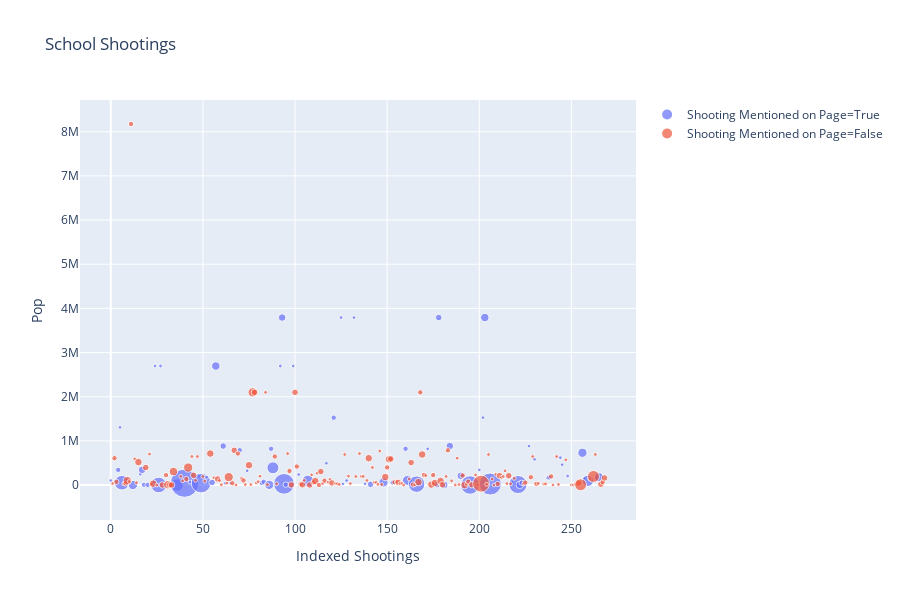

Here is the notebook cell this chart was saved with:
### Markdown cell above
Here we plot the data of school shootings, where the color represents whether or not the shooting was mentioned on the city's Wiki page. In other words, whether or not the shooting(s) help to define the city. We plot the indices of the shootings on the x-axis.

### Code cell
def plot_results(data):
    casualties = [0]*269
    pop = [0]*269
    mention = [0]*269
    for i in range(len(data)):
        row = data.iloc[i]
        casualties[i] += (int(row["Deaths"]) + int(row["Injuries"]))
        if row["City Mentioned"]:
            mention[i] = "True"
        else:
            mention[i] = "False"
    f = {"Number of Deaths and Injuries": casualties, \
         "Shooting Mentioned on Page": mention, "Indexed Shootings" : range(0, 269),\
        "Pop":data["Population"].tolist()}
    d = pd.DataFrame(f)
    fig = px.scatter(d, x="Indexed Shootings", y="Pop", size="Number of Deaths and Injuries",\
                     title="School Shootings", color="Shooting Mentioned on Page")
    return fig
fig = plot_results(masterdf)
fig.show()

### Figure 1 — Plotly figure (JSON) as saved in the notebook; plotly's stock layout.template omitted (floating-point values rounded to 4 significant figures; data arrays with more than 128 entries replaced by an {"elided": "..."} marker saying what was removed)
{"data": [{"hoverlabel": {"namelength": 0}, "hovertemplate": "Shooting Mentioned on Page=True<br>Indexed Shootings=%{x}<br>Pop=%{y}<br>Number of Deaths and Injuries=%{marker.size}", "legendgroup": "Shooting Mentioned on Page=True", "marker": {"color": "#636efa", "size": [1, 2, 1, 15, 6, 1, 4, 2, 2, 1, 17, 1, 1, 1, 11, 56, 1, 1, 27, 1, 3, 5, 3, 1, 1, 2, 1, 2, 2, 6, 2, 10, 1, 4, 30, 2, 1, 1, 10, 1, 2, 1, 1, 1, 1, 1, 3, 6, 2, 2, 7, 19, 1, 0, 3, 3, 4, 4, 4, 24, 1, 1, 5, 34, 1, 1, 23, 4, 2, 1, 1, 0, 1, 2, 1, 1, 0, 1, 6, 1, 9, 0, 1, 6], "sizemode": "area", "sizeref": 0.14, "symbol": "circle"}, "mode": "markers", "name": "Shooting Mentioned on Page=True", "showlegend": true, "type": "scatter", "x": [0, 4, 5, 6, 12, 16, 17, 18, 20, 24, 26, 27, 29, 35, 36, 40, 43, 48, 49, 52, 55, 57, 61, 62, 65, 70, 74, 82, 83, 86, 87, 88, 92, 93, 94, 95, 99, 102, 107, 117, 121, 125, 126, 128, 132, 138, 141, 148, 153, 160, 161, 166, 172, 173, 177, 178, 181, 184, 190, 195, 200, 202, 203, 206, 218, 220, 221, 222, 223, 227, 230, 233, 237, 238, 244, 245, 246, 248, 256, 257, 259, 261, 264, 265], "xaxis": "x", "y": ["102,434", "343,829", "1,307,402", "53,413", "1,021", "247,597", "343,829", "6,373", "4,025", "2,695,598", "1,731", "2,695,598", "21,181", "318", "35", "42,620", "67,263", "197,899", "43,862", "178,874", "58,908", "2,695,598", "883,305", "41,114", "43,862", "790,390", "325,078", "42,620", "74,569", "5,148", "821,784", "390,724", "2,695,598", "3,792,621", "27,560", "9,327", "2,695,598", "238,300", "89,736", "494,665", "1,526,006", "3,792,621", "25,902", "103,190", "3,792,621", "28,546", "15,962", "60,020", "56,315", "821,784", "102,434", "21,181", "820,445", "1,526,006", "8,234", "3,792,621", "3,913", "883,305", "209,924", "1,485", "343,829", "1,526,006", "3,792,621", "23,962", "56,315", "15,733", "12,222", "4,724", "51,969", "883,305", "583,756", "247,597", "156,185", "173,372", "620,961", "459,787", "87,521", "205,764", "731,424", "156,185", "96,713", "205,764", "167,815", "176,320"], "yaxis": "y"}, {"hoverlabel": {"namelength": 0}, "hovertemplate": "Shooting Mentioned on Page=False<br>Indexed Shootings=%{x}<br>Pop=%{y}<br>Number of Deaths and Injuries=%{marker.size}", "legendgroup": "Shooting Mentioned on Page=False", "marker": {"color": "#EF553B", "size": {"elided": "185 int values"}, "sizemode": "area", "sizeref": 0.14, "symbol": "circle"}, "mode": "markers", "name": "Shooting Mentioned on Page=False", "showlegend": true, "type": "scatter", "x": {"elided": "185 int values"}, "xaxis": "x", "y": {"elided": "185 str values"}, "yaxis": "y"}], "layout": {"height": 600, "legend": {"itemsizing": "constant", "tracegroupgap": 0}, "title": {"text": "School Shootings"}, "xaxis": {"anchor": "y", "domain": [0, 1], "title": {"text": "Indexed Shootings"}}, "yaxis": {"anchor": "x", "domain": [0, 1], "title": {"text": "Pop"}}}}
